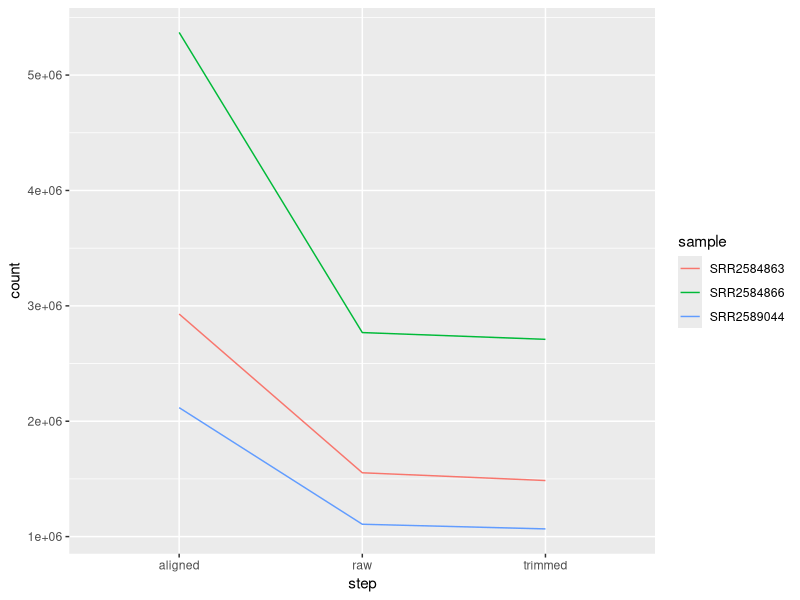
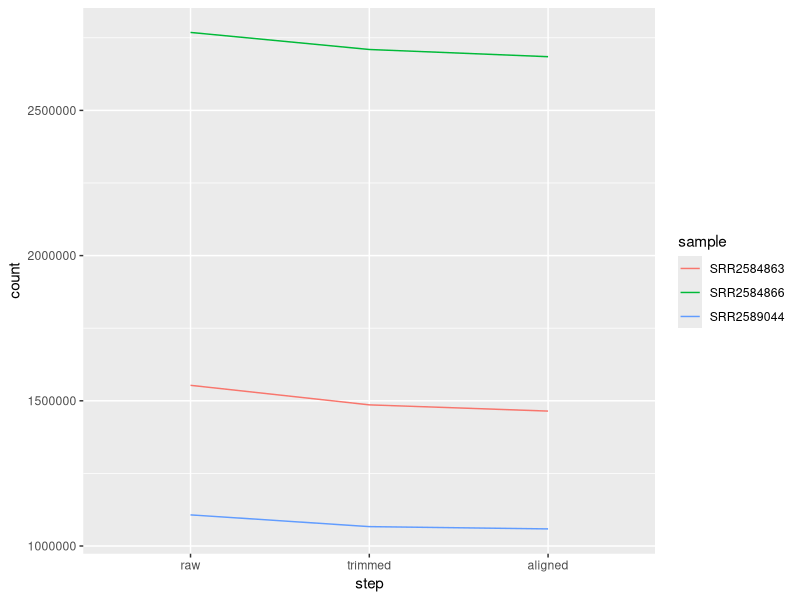
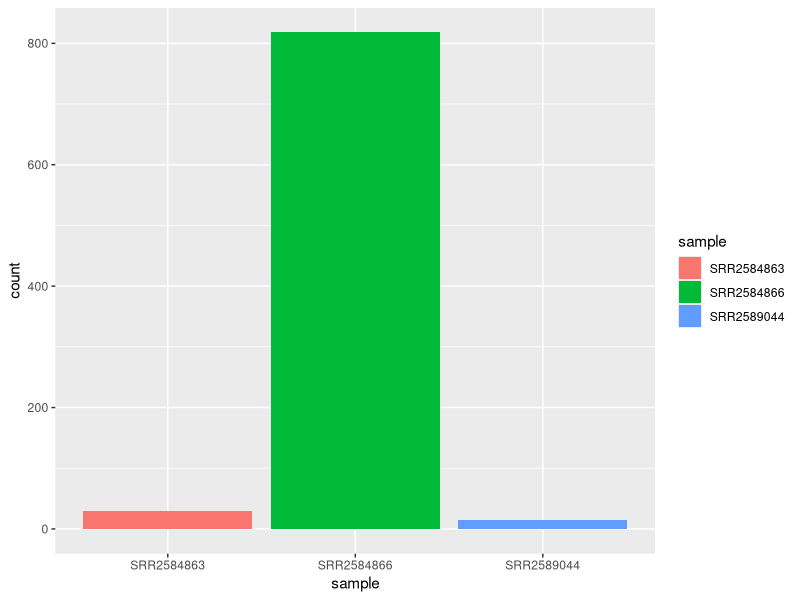

The R script that drew these images, in order:
## ---- chunk 1
library(dplyr)
library(ggplot2)

# Load stats and display top
stats=read.csv("results/summary_stats.csv")
head(stats)
## ---- chunk 2
# Filter stats for just the ones I want
reads = stats %>%
  filter(step %in% c("raw", "trimmed", "aligned"))
ggplot(reads) +
  aes(x=step, y=count, color=sample, group=sample) +
  geom_line()
## ---- chunk 3
# Change order
fix_reads = reads %>%
  mutate(step = factor(step, levels=c("raw", "trimmed", "aligned")))

# Fix aligned reads by selecting only them and dividing by 2
is_alignment = fix_reads$step=="aligned"
fix_reads$count[is_alignment] = fix_reads$count[is_alignment]/2

# Plot better graph
ggplot(fix_reads) +
  aes(x=step, y=count, color=sample, group=sample) +
  geom_line()
## ---- chunk 4
# Pull out just the variants
vars = stats %>%
  filter(step == "variants")
ggplot(vars) +
  aes(x=sample, y=count, fill=sample) +
  geom_col()
